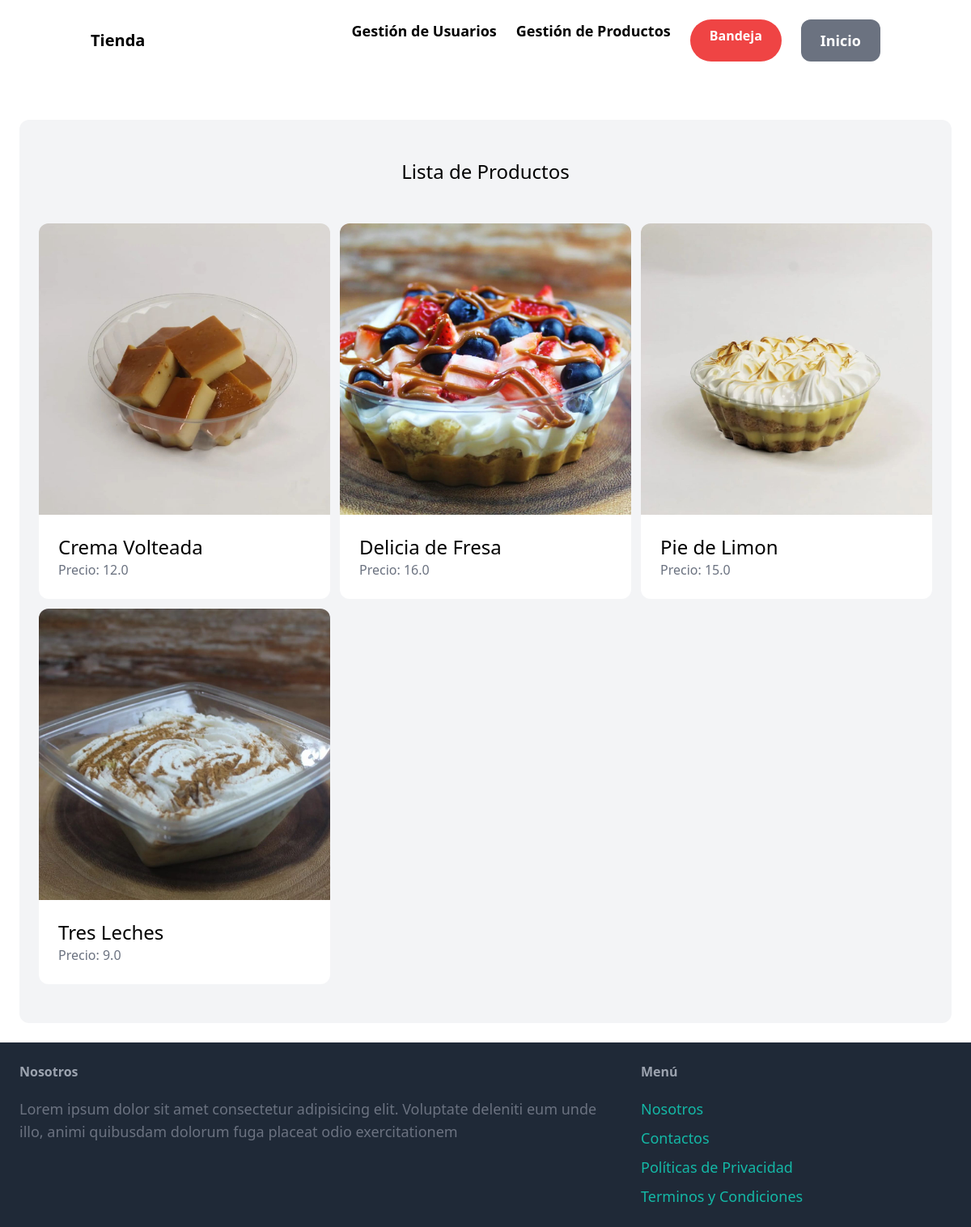
The app's page / (signed in) with its own data.
### gestion_tienda/models.py (models this page shows, shortened)
class Producto(models.Model):
    nombre = models.CharField(max_length=50)
    codigo = models.CharField(max_length=50)
    image = models.ImageField(upload_to='producto_imagen', blank=True, null=True)
    precioCompra =models.FloatField()
    PrecioVenta =models.FloatField()
    vendido =models.BooleanField(default=False)
    usuarioReg = models.ForeignKey(User,related_name='productos',on_delete=models.CASCADE)
    class Meta:
        ordering = ('nombre',)
        verbose_name_plural = 'Productos'

### gestion_tienda/views.py (the view)
# urls.py: path('', views.index, name='index'),
@login_required
def index(request):
    productos = Producto.objects.filter(vendido=False)[0:6]
    return render(request, 'index.html',{
        'productos':productos,
    })

### gestion_tienda/templates/index.html (shortened to what this page needs)
{% extends 'base.html' %}
{% block content %}
<div class="mt-6 px-6 py-12 bg-gray-100 rounded-xl">
    <h2 class="mb-12 text-2xl text-center">Lista de Productos</h2>
    <div class="grid grid-cols-3 gap-3">
        {% for producto in productos %}
            <div>
                <a href="{% url 'gestion_tienda:detail' producto.id %}">
                    <div>
                        <img src="{{producto.image.url}}" class="rounded-t-xl">
                    </div>
                    <div class="p-6 bg-white rounded-b-xl">
                        <h2 class="text-2xl">{{producto.nombre}}</h2>
                        <p class="text-gray-500">Precio: {{producto.PrecioVenta}}</p>
                    </div>
                </a>
            </div>
        {%endfor%}
    </div>
</div>
{% endblock %}

### gestion_tienda/templates/base.html (shortened to what this page needs)
<!DOCTYPE html>
<html lang="en">
  <head>
    <script src="https://cdn.tailwindcss.com"></script>
  </head>
  <body>
    <nav
      class="relative container mx-auto p-6"
    >
    <div class="flex items-center justify-between">
      <a href="/" class="text-xl font-semibold">Tienda</a>
      <div class="flex space-x-6">
        <a href="#" class="text-lg font-semibold hover:text-gray-500"
          >Gestión de Usuarios</a
        >
        <a href="{% url 'gestion_tienda:nuevo' %}" class="text-lg font-semibold hover:text-gray-500"
          >Gestión de Productos</a
        >
        {%if request.user.is_authenticated %}
        <a
          href=""
          class="p-3 px-6 pt-2 text-white bg-red-500 font-semibold rounded-full baseline hover:bg-teal-700"
          >Bandeja</a>
          <a
          href="{% url 'gestion_tienda:index' %}"
          class="px-6 py-3 text-lg font-semibold bg-gray-500 text-white rounded-xl hover:bg-gray-700"
          >Inicio</a>
        {%endif%}
      </div>
    </div>
    </nav>
    <div class="px-6 py-6">{% block content %}{% endblock %}</div>
    <footer class="py-6 px-6 flex justify-between bg-gray-800">
      <div class="w-2/3 pr-10">
        <h3 class="mb-5 font-semibold text-gray-400">Nosotros</h3>
        <p class="text-lg text-gray-500">
          Lorem ipsum dolor sit amet consectetur adipisicing elit. Voluptate
          deleniti eum unde illo, animi quibusdam dolorum fuga placeat odio
          exercitationem
        </p>
      </div>
      <div class="w-1/3">
        <h3 class="mb-5 font-semibold text-gray-400">Menú</h3>
        <ul class="space-y-2">
          <li>
            <a href="#" class="text-lg text-teal-500 hover:text-teal-700"
              >Nosotros</a
            >
          </li>
          <li>
            <a
              href="{% url 'gestion_tienda:contacto' %}"
              class="text-lg text-teal-500 hover:text-teal-700"
              >Contactos</a
            >
          </li>
          <li>
            <a href="#" class="text-lg text-teal-500 hover:text-teal-700"
              >Políticas de Privacidad</a
            >
          </li>
          <li>
            <a href="#" class="text-lg text-teal-500 hover:text-teal-700"
              >Terminos y Condiciones</a
            >
          </li>
        </ul>
      </div>
    </footer>
  </body>
</html>

### records on screen
Producto: image (picture), nombre "Crema Volteada", PrecioVenta "12.0"
Producto: image (picture), nombre "Delicia de Fresa", PrecioVenta "16.0"
Producto: image (picture), nombre "Pie de Limon", PrecioVenta "15.0"
Producto: image (picture), nombre "Tres Leches", PrecioVenta "9.0"
